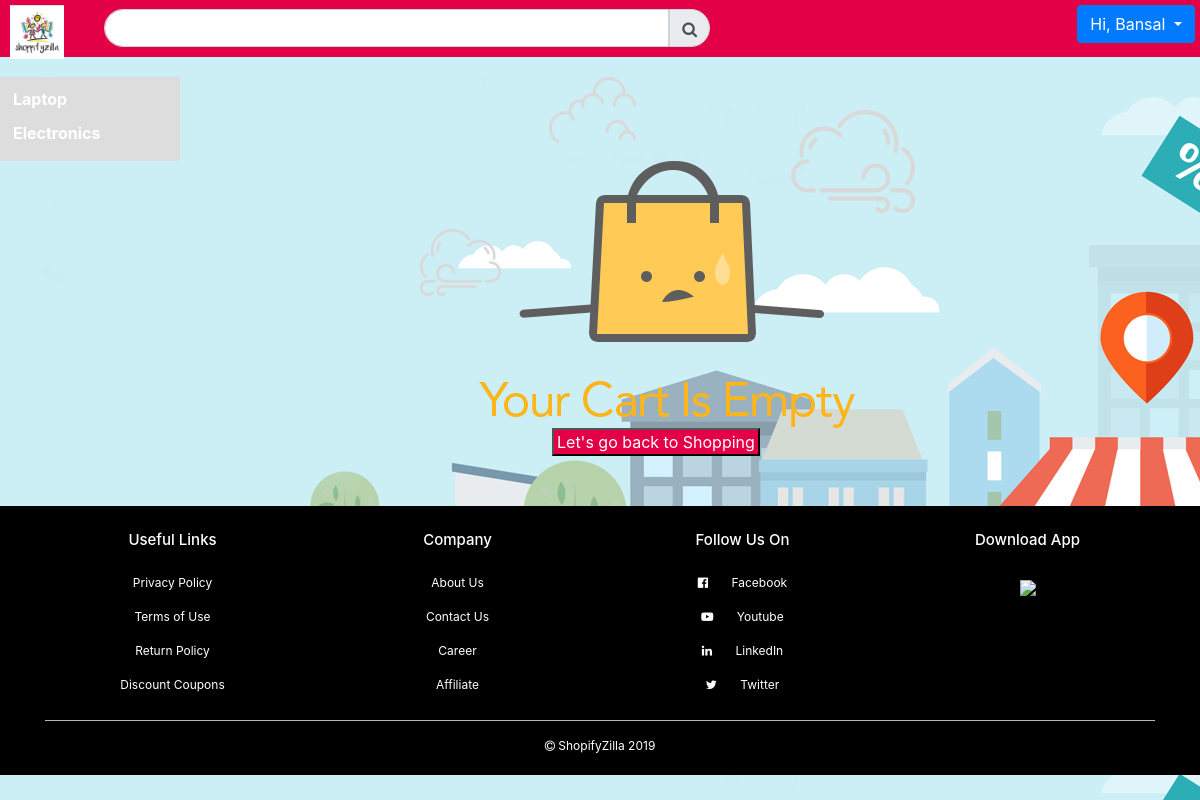
/cart/view (signed in), run on an earlier commit of the app's database.
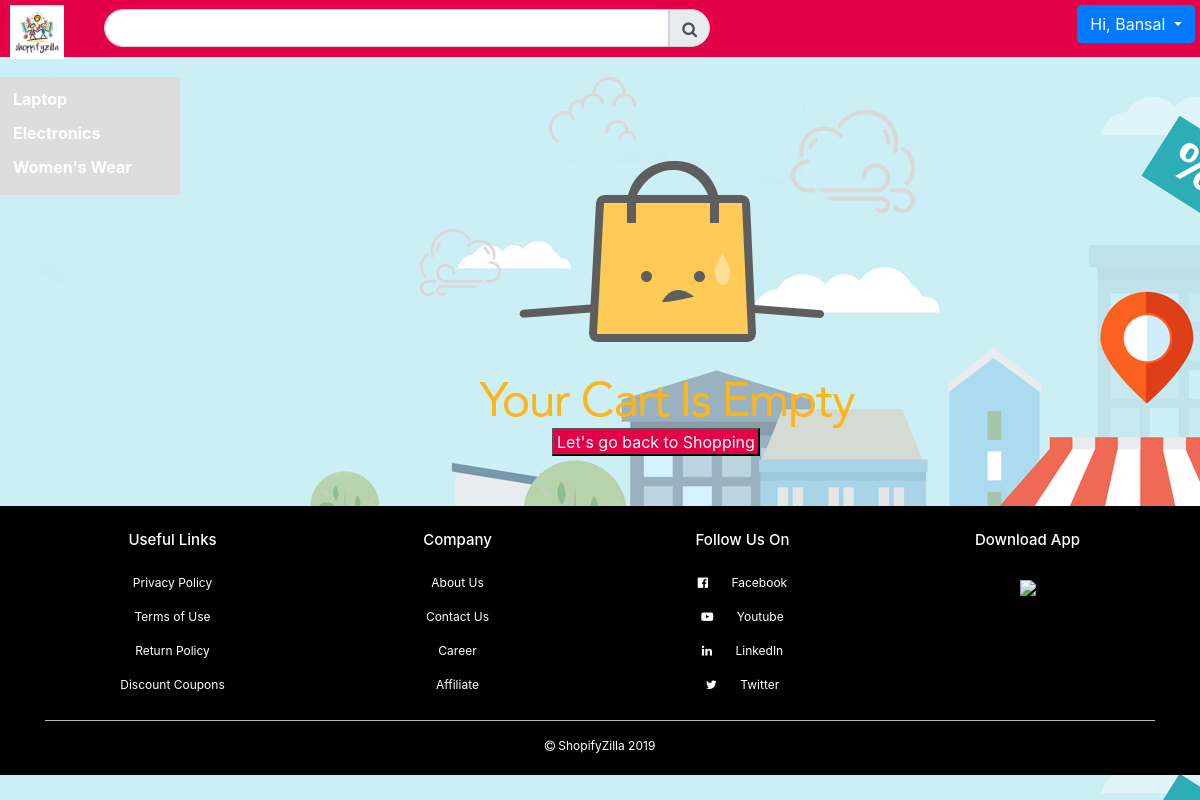
And on a later commit of the database.
### tables this page shows
CREATE TABLE categories(
	catID INTEGER PRIMARY KEY AUTOINCREMENT,
	catParentName TEXT,
	catSubName TEXT,
	catDescription TEXT
	);

### app.py (the view)
@app.route('/cart/view', methods=['GET', 'POST'])
def view_cart():
    login_flag, name, email = checkSession()
    if not login_flag:
        return redirect('/customer')
    else:
        try:
            with sqlite3.connect('database.db') as con:
                print('Enter Database')
                cur = con.cursor()
                cur.execute("SELECT custID from customers where custEmail = ?", (email,))
                data = cur.fetchall()
                user_id = data[0][0]
                print(data[0][0])
                cur.execute('''SELECT p.proID, p.proName, p.proPrice, p.proImage, comp.compName, c.cartProductQuantity, p.proQuantity from products p, cartItems c, customers cus, company comp WHERE cus.custID=c.cartUserID and cus.custID = (?) and p.proID=c.cartProductID and comp.compID=p.proBrandID''', (user_id,))
                items = cur.fetchall()
                print('Data fetched from table')
                print(items)
                cur.execute('SELECT DISTINCT catID, catParentName FROM categories')
                categoryData = cur.fetchall()
                total = 0
                for item in items:
                    total = total+item[2]*item[5]
                print(total)
                if total == 0:
                    return render_template('empty_cart.html', name=name, categoryData=categoryData)
                return render_template('cart.html', data=items, total=total, user_id=user_id, name=name, categoryData=categoryData)
        except Exception as e:
            print('ERRRRR', e)
    return render_template('cart.html', data=items, total=total, user_id=user_id, name=name, categoryData=categoryData)

### app.py (called while the page is built)
def checkSession():
    if 'email' not in session:
        user_name = "None"
        user_email = ""
        error = "Not Logged In"
        login_flag = False
    else:
        user_name = session['name']
        user_email = session['email']
        login_flag = True
    return (login_flag, user_name, user_email)

### templates/empty_cart.html (shortened to what this page needs)
<!DOCTYPE html>
<html>
<head>
	  <link rel="stylesheet" type="text/css" href="/static/css/home.css">
	  <link rel="stylesheet" href="https://stackpath.bootstrapcdn.com/bootstrap/4.3.1/css/bootstrap.min.css">
	  <link rel="stylesheet" type="text/css" href="https://stackpath.bootstrapcdn.com/font-awesome/4.7.0/css/font-awesome.min.css">
</head>
<body>
	<div id="bc" class="top-nav-bar">
	  <div class="search-box">
	    <img src="/static/images/logo.jpg" class="logo">
	    <input type="text" class="form-control">
	    <span class="input-group-text"><i class="fa fa-search"></i></span>
	  </div>
	{% if 'email' in session %}
	  <div class="dropdown" style="float: right;">
	    <button class="btn btn-primary dropdown-toggle" type="button" data-toggle="dropdown">Hi, {{name}}
	    </button>
	  </div>
	{% endif %}
	</div>
	<section class="header">
	  <div class="side-menu" id="side-menu">
	    <ul>
	      {% for row in categoryData %}
	      <li><a href="/displayCategory/{{row[0]}}">{{row[1]}}</a></li>
	      {% endfor %}
	    </ul>
	  </div>
	<div id="card">
	<img src="/static/images/empty-cart.png" alt="emptycart" id="emptycart"><br>
	<button style="background-color: #E40046;" id="shopping"><a href="/customer/home/{{name}}" style="color:#fff;">Let's go back to Shopping</a></button>
	</div>
    <section class="footer">
      <div class="container text-center">
        <div class="row">
          <div class="col-md-3">
            <h1>Useful Links</h1>
            <p>Privacy Policy</p>
            <p>Terms of Use</p>
            <p>Return Policy</p>
            <p>Discount Coupons</p>
          </div>
          <div class="col-md-3">
            <h1>Company</h1>
            <p>About Us</p>
            <p>Contact Us</p>
            <p>Career</p>
            <p>Affiliate</p>
          </div>
          <div class="col-md-3">
            <h1>Follow Us On</h1>
            <p><i class="fa fa-facebook-official"></i> Facebook</p>
            <p><i class="fa fa-youtube-play"></i> Youtube</p>
            <p><i class="fa fa-linkedin"></i> LinkedIn</p>
            <p><i class="fa fa-twitter"></i> Twitter</p>
          </div>
          <div class="col-md-3 footer-image">
            <h1>Download App</h1>
            <img src="/static/images/app.png">
          </div>
        </div>
        <hr>
        <p class="copyright"><i class="fa fa-copyright"></i> ShopifyZilla 2019</p>
      </div>
    </section>
</body>
</html>

What changed in the data, as far as the page shows it:
added categories: catParentName "Women's Wear"
